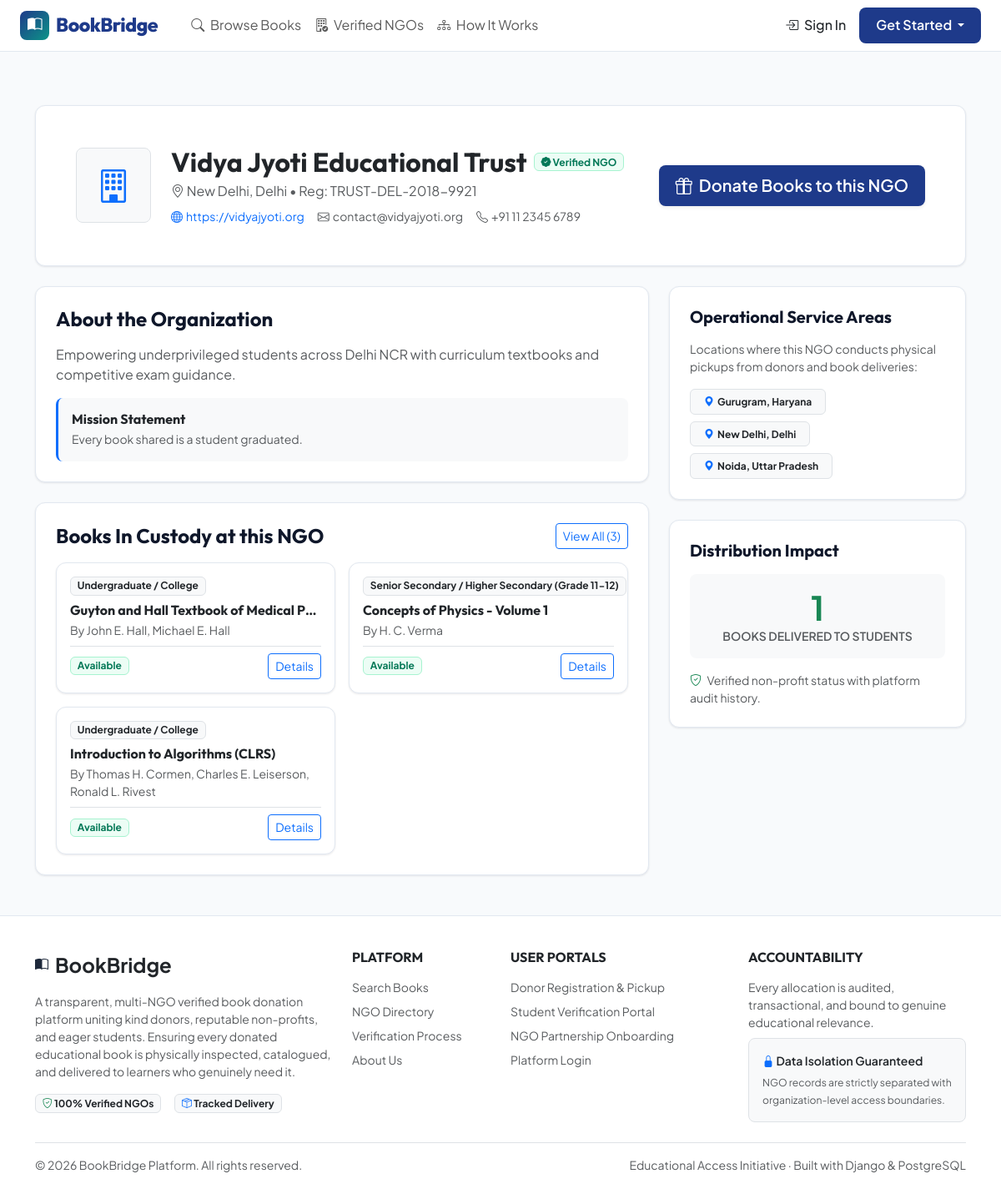
/ngos/view/vidya-jyoti-educational-trust/, run on the app's committed database.
### apps/ngos/models.py (models this page shows, shortened)
class NGO(models.Model):
    id = models.UUIDField(primary_key=True, default=uuid.uuid4, editable=False)
    name = models.CharField(max_length=255, unique=True)
    slug = models.SlugField(max_length=255, unique=True, blank=True)
    registration_number = models.CharField(
        max_length=100,
        unique=True,
        help_text=_('Government / Trust / Society Registration Number')
    )
    email = models.EmailField(help_text=_('Official NGO contact email'))
    phone = models.CharField(max_length=20)
    website = models.URLField(blank=True)
    address = models.TextField()
    city = models.CharField(max_length=100)
    state = models.CharField(max_length=100)
    postal_code = models.CharField(max_length=20)
    description = models.TextField(help_text=_('About the organization and book distribution initiatives'))
    mission_statement = models.TextField(blank=True)
    logo = models.ImageField(upload_to='ngo_logos/', blank=True, null=True)
    status = models.CharField(
        max_length=20,
        choices=NGOStatus.choices,
        default=NGOStatus.PENDING_APPROVAL
    )
    approved_by = models.ForeignKey(
        settings.AUTH_USER_MODEL,
        on_delete=models.SET_NULL,
        null=True,
        blank=True,
        related_name='approved_ngos'
    )
    approved_at = models.DateTimeField(null=True, blank=True)
    rejection_reason = models.TextField(blank=True)
    created_at = models.DateTimeField(auto_now_add=True)
    updated_at = models.DateTimeField(auto_now=True)
    class Meta:
        db_table = 'bb_ngos'
        ordering = ['name']
        verbose_name = 'NGO'
        verbose_name_plural = 'NGOs'

class NGOServiceArea(models.Model):
    id = models.UUIDField(primary_key=True, default=uuid.uuid4, editable=False)
    ngo = models.ForeignKey(
        NGO,
        on_delete=models.CASCADE,
        related_name='service_areas'
    )
    city = models.CharField(max_length=100)
    state = models.CharField(max_length=100)
    postal_code = models.CharField(max_length=20, blank=True)
    is_active = models.BooleanField(default=True)
    created_at = models.DateTimeField(auto_now_add=True)
    class Meta:
        db_table = 'bb_ngo_service_areas'
        ordering = ['city', 'state']

### apps/inventory/models.py (models this page shows, shortened)
class InventoryCopy(models.Model):
    id = models.UUIDField(primary_key=True, default=uuid.uuid4, editable=False)
    ngo = models.ForeignKey(
        'ngos.NGO',
        on_delete=models.CASCADE,
        related_name='inventory_copies'
    )
    donation_listing = models.ForeignKey(
        'donations.DonationListing',
        on_delete=models.SET_NULL,
        null=True,
        blank=True,
        related_name='inventory_copies'
    )
    tracking_code = models.CharField(
        max_length=64,
        unique=True,
        help_text=_('Unique inventory SKU/tracking code e.g. BB-NGO-2026-001')
    )
    book_title = models.CharField(max_length=255)
    author = models.CharField(max_length=255)
    isbn = models.CharField(max_length=30, blank=True)
    publisher = models.CharField(max_length=255, blank=True)
    publication_year = models.PositiveIntegerField(blank=True, null=True)
    edition = models.CharField(max_length=50, blank=True)
    category = models.CharField(
        max_length=30,
        choices=BookCategory.choices,
        default=BookCategory.TEXTBOOK
    )
    academic_level = models.CharField(
        max_length=30,
        choices=AcademicLevel.choices,
        default=AcademicLevel.UNDERGRADUATE
    )
    subject = models.CharField(max_length=150, blank=True)
    condition_grade = models.CharField(
        max_length=20,
        choices=ConditionGrade.choices,
        default=ConditionGrade.VERY_GOOD
    )
    location_shelf = models.CharField(
        max_length=100,
        help_text=_('Physical storage location in NGO facility e.g. Shelf A-3, Box 12')
    )
    status = models.CharField(
        max_length=20,
        choices=InventoryStatus.choices,
        default=InventoryStatus.AVAILABLE
    )
    is_published = models.BooleanField(
        default=True,
        help_text=_('Published in the public searchable student catalogue')
    )
    published_at = models.DateTimeField(default=timezone.now)
    cover_image = models.ImageField(upload_to='inventory_covers/', blank=True, null=True)
    notes = models.TextField(blank=True)
    created_at = models.DateTimeField(auto_now_add=True)
    updated_at = models.DateTimeField(auto_now=True)
    class Meta:
        db_table = 'bb_inventory_copies'
        ordering = ['-created_at']
        verbose_name = 'Inventory Copy'
        verbose_name_plural = 'Inventory Copies'

### apps/ngos/views.py (the view)
# urls.py: path('view/<slug:slug>/', views.ngo_detail, name='ngo_detail'),
def ngo_detail(request, slug):
    ngo = get_object_or_404(NGO, slug=slug, status=NGOStatus.APPROVED)
    service_areas = ngo.service_areas.filter(is_active=True)
    available_books = ngo.inventory_copies.filter(status='AVAILABLE', is_published=True)[:8]
    total_distributed = ngo.allocations.filter(status='FULFILLED').count()
    return render(request, 'ngos/ngo_detail.html', {
        'ngo': ngo,
        'service_areas': service_areas,
        'available_books': available_books,
        'total_distributed': total_distributed,
    })

### apps/core/context_processors.py (called while the page is built, shortened)
def global_context(request):
    context = {
        'UserRole': UserRole,
        'unread_notifications_count': 0,
        'recent_notifications': [],
        'current_ngo': None,
        'current_membership': None,
    }
    return context

### templates/ngos/ngo_detail.html (shortened to what this page needs)
{% extends 'base.html' %}
{% block content %}
<div class="container py-5">
    <div class="card-bb p-4 p-md-5 mb-4 overflow-hidden position-relative">
        <div class="d-flex flex-wrap align-items-center gap-4">
            <div class="rounded-3 bg-light p-3 border d-flex align-items-center justify-content-center" style="width: 90px; height: 90px;">
                {% if ngo.logo %}
                    <img src="{{ ngo.logo.url }}" alt="{{ ngo.name }}" style="max-width: 75px; max-height: 75px; object-fit: contain;">
                {% else %}
                    <i class="bi bi-building text-primary fs-1"></i>
                {% endif %}
            </div>
            <div class="flex-grow-1">
                <div class="d-flex align-items-center gap-2 mb-1">
                    <h2 class="fw-bold mb-0 text-dark">{{ ngo.name }}</h2>
                    <span class="badge badge-approved"><i class="bi bi-patch-check-fill"></i> Verified NGO</span>
                </div>
                <p class="text-muted mb-2"><i class="bi bi-geo-alt"></i> {{ ngo.city }}, {{ ngo.state }} &bull; Reg: {{ ngo.registration_number }}</p>
                <div class="d-flex flex-wrap gap-3 small text-muted">
                    {% if ngo.website %}
                        <a href="{{ ngo.website }}" target="_blank" class="text-primary text-decoration-none"><i class="bi bi-globe me-1"></i>{{ ngo.website }}</a>
                    {% endif %}
                    <span><i class="bi bi-envelope me-1"></i>{{ ngo.email }}</span>
                    <span><i class="bi bi-telephone me-1"></i>{{ ngo.phone }}</span>
                </div>
            </div>
            <div>
                <a href="{% url 'donations:donation_create' %}?ngo={{ ngo.id }}" class="btn btn-bb-primary btn-lg shadow-sm">
                    <i class="bi bi-gift me-2"></i>Donate Books to this NGO
                </a>
            </div>
        </div>
    </div>
    <div class="row g-4">
        <div class="col-lg-8">
            <div class="card-bb p-4 mb-4">
                <h4 class="fw-bold mb-3">About the Organization</h4>
                <p class="text-muted">{{ ngo.description }}</p>
                {% if ngo.mission_statement %}
                    <div class="p-3 bg-light rounded-3 mt-3 border-start border-3 border-primary">
                        <h6 class="fw-bold text-dark mb-1">Mission Statement</h6>
                        <p class="text-muted small mb-0">{{ ngo.mission_statement }}</p>
                    </div>
                {% endif %}
            </div>
            <div class="card-bb p-4">
                <div class="d-flex justify-content-between align-items-center mb-3">
                    <h4 class="fw-bold mb-0">Books In Custody at this NGO</h4>
                    <a href="{% url 'inventory:catalogue' %}?ngo={{ ngo.id }}" class="btn btn-sm btn-outline-primary">
                        View All ({{ available_books.count }})
                    </a>
                </div>
                <div class="row g-3">
                    {% for copy in available_books %}
                        <div class="col-md-6">
                            <div class="card-bb p-3 h-100 d-flex flex-column">
                                <span class="badge bg-light text-dark border small align-self-start mb-2">{{ copy.get_academic_level_display }}</span>
                                <h6 class="fw-bold text-dark mb-1 text-truncate" title="{{ copy.book_title }}">{{ copy.book_title }}</h6>
                                <p class="text-muted small mb-2">By {{ copy.author }}</p>
                                <div class="mt-auto d-flex justify-content-between align-items-center pt-2 border-top">
                                    <span class="badge badge-available">Available</span>
                                    <a href="{% url 'inventory:book_detail' copy.id %}" class="btn btn-sm btn-outline-primary">Details</a>
                                </div>
                            </div>
                        </div>
                    {% empty %}
                        <div class="col-12 py-3 text-center text-muted">
                            <p>No books currently available from this NGO. Check back soon!</p>
                        </div>
                    {% endfor %}
                </div>
            </div>
        </div>
        <div class="col-lg-4">
            <div class="card-bb p-4 mb-4">
                <h5 class="fw-bold mb-3">Operational Service Areas</h5>
                <p class="text-muted small mb-3">Locations where this NGO conducts physical pickups from donors and book deliveries:</p>
                <div class="d-flex flex-wrap gap-2">
                    {% for area in service_areas %}
                        <span class="badge bg-light text-dark border px-3 py-2">
                            <i class="bi bi-geo-alt-fill text-primary me-1"></i>{{ area.city }}, {{ area.state }}
                        </span>
                    {% empty %}
                        <span class="text-muted small">Headquarters Area ({{ ngo.city }})</span>
                    {% endfor %}
                </div>
            </div>
            <div class="card-bb p-4">
                <h5 class="fw-bold mb-3">Distribution Impact</h5>
                <div class="p-3 bg-light rounded-3 text-center mb-3">
                    <div class="display-6 fw-bold text-success">{{ total_distributed }}</div>
                    <div class="small text-muted text-uppercase fw-semibold">Books Delivered to Students</div>
                </div>
                <div class="small text-muted">
                    <i class="bi bi-shield-check text-success me-1"></i> Verified non-profit status with platform audit history.
                </div>
            </div>
        </div>
    </div>
</div>
{% endblock %}

### static/css/style.css (style rules this page uses)
:root { --bb-primary: #1e3a8a; --bb-primary-light: #3b82f6; --bb-primary-subtle: #eff6ff; --bb-secondary: #0d9488; --bb-secondary-subtle: #f0fdfa; --bb-accent: #f59e0b; --bb-dark: #0f172a; --bb-light: #f8fafc; --bb-card-bg: #ffffff; --bb-border: #e2e8f0; --bb-text-main: #1e293b; --bb-text-muted: #64748b; --bb-radius-sm: 8px; --bb-radius-md: 12px; --bb-radius-lg: 16px; --bb-shadow-sm: 0 1px 3px rgba(15, 23, 42, 0.06), 0 1px 2px rgba(15, 23, 42, 0.04); --bb-shadow-md: 0 4px 6px -1px rgba(15, 23, 42, 0.08), 0 2px 4px -2px rgba(15, 23, 42, 0.04); --bb-shadow-lg: 0 10px 15px -3px rgba(15, 23, 42, 0.08), 0 4px 6px -4px rgba(15, 23, 42, 0.04); }
body { font-family: 'Plus Jakarta Sans', -apple-system, BlinkMacSystemFont, 'Segoe UI', Roboto, sans-serif; color: var(--bb-text-main); background-color: #f8fafc; min-height: 100vh; display: flex; flex-direction: column; }
h1, h2, h3, h4, h5, h6, .brand-font { font-family: 'Outfit', sans-serif; font-weight: 700; color: var(--bb-dark); }
.card-bb { background: #ffffff; border: 1px solid var(--bb-border); border-radius: var(--bb-radius-md); box-shadow: var(--bb-shadow-sm); transition: transform 0.2s ease, box-shadow 0.2s ease; }
.badge-approved, .badge-verified, .badge-available, .badge-completed, .badge-delivered { background-color: #ecfdf5; color: #047857; border: 1px solid #a7f3d0; }
.btn-bb-primary { background: var(--bb-primary); color: #ffffff; border: none; font-weight: 600; border-radius: var(--bb-radius-sm); padding: 0.6rem 1.25rem; transition: all 0.2s ease; }

### data on the page
NGO: name "Vidya Jyoti Educational Trust", city "New Delhi", state "Delhi", registration_number "TRUST-DEL-2018-9921", website "https://vidyajyoti.org", email "contact@vidyajyoti.org", phone "+91 11 2345 6789", description "Empowering underprivileged students across Delhi NCR with curriculum textbooks and competitive exam guidance.", mission_statement "Every book shared is a student graduated."
InventoryCopy: academic_level "Undergraduate / College", book_title "Guyton and Hall Textbook of Medical P…", author "John E. Hall, Michael E. Hall"
InventoryCopy: academic_level "Senior Secondary / Higher Secondary (Grade 11-12)", book_title "Concepts of Physics - Volume 1", author "H. C. Verma"
InventoryCopy: academic_level "Undergraduate / College", book_title "Introduction to Algorithms (CLRS)", author "Thomas H. Cormen, Charles E. Leiserson, Ronald L. Rivest"
NGOServiceArea: city "Gurugram", state "Haryana"
NGOServiceArea: city "New Delhi", state "Delhi"
NGOServiceArea: city "Noida", state "Uttar Pradesh"

### other printed values
{{ available_books.count }} "3"
{{ total_distributed }} "1"
